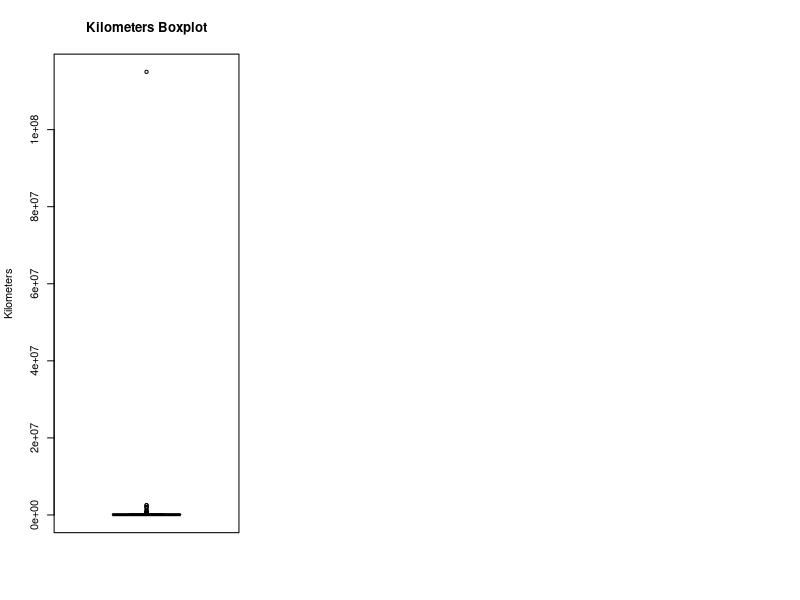

Source code (R): (Note: this script raises an error after producing the figure.)
# Set the working directory to the folder containing your dataset
setwd("D:/Education/As a Student/NCI Data Analytics/Semester 1/Data Mining and Machine Learning I/Project/Dubizzle used car sales data/Project/")

# Read the CSV file into a data frame
dataset <- read.csv("data.csv")

# Display the attributes/column names
cat("Attributes:\n")
print(names(dataset))

# Display the first five rows of the dataset
cat("\nFirst five rows of the dataset:\n")
print(head(dataset))



# Set the working directory to the folder containing your dataset
setwd("D:/Education/As a Student/NCI Data Analytics/Semester 1/Data Mining and Machine Learning I/Project/Dubizzle used car sales data/Project/")

# Read the CSV file into a data frame
dataset <- read.csv("data.csv")

# Check for null values in each attribute
null_values <- colSums(is.na(dataset))

# Display the null values for each attribute
cat("Null Values for Each Attribute:\n")
print(null_values)



# Set the working directory to the folder containing your dataset
setwd("D:/Education/As a Student/NCI Data Analytics/Semester 1/Data Mining and Machine Learning I/Project/Dubizzle used car sales data/Project/")

# Read the CSV file into a data frame
dataset <- read.csv("data.csv")

# Create box plots for selected attributes
par(mfrow=c(1, 3))  # Setting up a 1x3 grid for box plots

# Boxplot for "kilometers"
boxplot(dataset$kilometers, main="Kilometers Boxplot", ylab="Kilometers", col="lightblue", border="black")

# Boxplot for "no_of_cylinders"
boxplot(dataset$no_of_cylinders, main="Number of Cylinders Boxplot", ylab="Number of Cylinders", col="lightgreen", border="black")

# Boxplot for "year"
boxplot(dataset$year, main="Year Boxplot", ylab="Year", col="lightcoral", border="black")

# Reset the layout to default
par(mfrow=c(1, 1))



# Set the working directory to the folder containing your dataset
setwd("D:/Education/As a Student/NCI Data Analytics/Semester 1/Data Mining and Machine Learning I/Project/Dubizzle used car sales data/Project/")

# Read the CSV file into a data frame
dataset <- read.csv("data.csv")

# Create a bar plot for the "year" attribute
barplot(table(dataset$year), main="Distribution of Years", col="lightblue", border="black", ylim=c(0, max(table(dataset$year))*1.2))



# Set the working directory to the folder containing your dataset
setwd("D:/Education/As a Student/NCI Data Analytics/Semester 1/Data Mining and Machine Learning I/Project/Dubizzle used car sales data/Project/")

# Read the CSV file into a data frame
dataset <- read.csv("data.csv")

# Create a scatter plot for the "kilometers" attribute
plot(dataset$kilometers, main="Scatterplot: Kilometers", xlab="Index", ylab="Kilometers", col="blue", pch=16)






# Install and load the e1071 package if not already installed
if (!requireNamespace("e1071", quietly = TRUE)) {
  install.packages("e1071")
}
library(e1071)

# Set the working directory to the folder containing your dataset
setwd("D:/Education/As a Student/NCI Data Analytics/Semester 1/Data Mining and Machine Learning I/Project/Dubizzle used car sales data/Project/")

# Read the CSV file into a data frame
dataset <- read.csv("data.csv")

# Check skewness for the "kilometers" attribute
kilometers_skewness <- skewness(dataset$kilometers)
cat("Skewness for Kilometers:", kilometers_skewness, "\n")

# Check kurtosis for the "kilometers" attribute
kilometers_kurtosis <- kurtosis(dataset$kilometers)
cat("Kurtosis for Kilometers:", kilometers_kurtosis, "\n")


# Set the working directory to the folder containing your dataset
setwd("D:/Education/As a Student/NCI Data Analytics/Semester 1/Data Mining and Machine Learning I/Project/Dubizzle used car sales data/Project/")

# Read the CSV file into a data frame
dataset <- read.csv("data.csv")

# Check unique values of the "body_type" attribute
unique_body_types <- unique(dataset$body_type)
cat("Unique Body Types:", unique_body_types, "\n")

# Apply label encoding to the "body_type" attribute
dataset$body_type_encoded <- as.numeric(factor(dataset$body_type))

# Display the first few rows of the updated dataset
head(dataset)

# Set the working directory to the folder containing your dataset
setwd("D:/Education/As a Student/NCI Data Analytics/Semester 1/Data Mining and Machine Learning I/Project/Dubizzle used car sales data/Project/")

# Read the CSV file into a data frame
dataset <- read.csv("data.csv")

# Display the count of unique values in the "company" attribute
company_counts <- table(dataset$company)
cat("Count of Company Attribute Values:\n")
print(company_counts)



# Install and load the randomForest package if not already installed
if (!requireNamespace("randomForest", quietly = TRUE)) {
  install.packages("randomForest")
}
library(randomForest)

# Set the working directory to the folder containing your dataset
setwd("D:/Education/As a Student/NCI Data Analytics/Semester 1/Data Mining and Machine Learning I/Project/Dubizzle used car sales data/Project/")

# Read the CSV file into a data frame
dataset <- read.csv("data.csv")

# Set the seed for reproducibility
set.seed(123)

# Create an index for splitting the dataset
index <- createDataPartition(dataset$body_type_encoded, p = 0.8, list = FALSE)

# Split the dataset into training (80%) and testing (20%) sets
training_data <- dataset[index, ]
testing_data <- dataset[-index, ]

# Specify the predictor variables (features)
predictor_variables <- c("price_in_aed", "kilometers", "no_of_cylinders", "horsepower", "year")

# Train a Random Forest model
rf_model <- randomForest(body_type_encoded ~ ., data = training_data[, predictor_variables])

# Make predictions on the testing data
predictions <- predict(rf_model, newdata = testing_data[, predictor_variables])

# Evaluate the model (you can replace "accuracy" with other metrics based on your task)
accuracy <- sum(predictions == testing_data$body_type_encoded) / length(predictions)
cat("Accuracy on Testing Data:", accuracy, "\n")



# Install and load the required packages if not already installed
if (!requireNamespace("Metrics", quietly = TRUE)) {
  install.packages("Metrics")
}
library(Metrics)

# Calculate Mean Squared Error (MSE)
mse <- mse(predictions, testing_data$body_type_encoded)
cat("Mean Squared Error (MSE):", mse, "\n")

# Calculate Mean Absolute Error (MAE)
mae <- mae(predictions, testing_data$body_type_encoded)
cat("Mean Absolute Error (MAE):", mae, "\n")

# Calculate Root Mean Squared Error (RMSE)
rmse <- rmse(predictions, testing_data$body_type_encoded)
cat("Root Mean Squared Error (RMSE):", rmse, "\n")






# Set the working directory to the folder containing your dataset
setwd("D:/Education/As a Student/NCI Data Analytics/Semester 1/Data Mining and Machine Learning I/Project/Dubizzle used car sales data/Project/")

# Read the CSV file into a data frame
dataset <- read.csv("data.csv")

# Set the seed for reproducibility
set.seed(123)

# Create an index for splitting the dataset
index <- createDataPartition(dataset$price_in_aed, p = 0.8, list = FALSE)

# Split the dataset into training (80%) and testing (20%) sets
training_data <- dataset[index, ]
testing_data <- dataset[-index, ]

# Perform linear regression with "price_in_aed" as the dependent variable and "year" as the independent variable
linear_model <- lm(price_in_aed ~ year, data = training_data)

# Make predictions on the testing data
predictions <- predict(linear_model, newdata = testing_data)

# Evaluate the model
mse <- mean((predictions - testing_data$price_in_aed)^2)
mae <- mean(abs(predictions - testing_data$price_in_aed))
rmse <- sqrt(mean((predictions - testing_data$price_in_aed)^2))

# Display evaluation metrics
cat("Mean Squared Error (MSE):", mse, "\n")
cat("Mean Absolute Error (MAE):", mae, "\n")
cat("Root Mean Squared Error (RMSE):", rmse, "\n")

# Display the coefficients of the linear regression model
cat("\nLinear Regression Coefficients:\n")
print(coef(linear_model))
